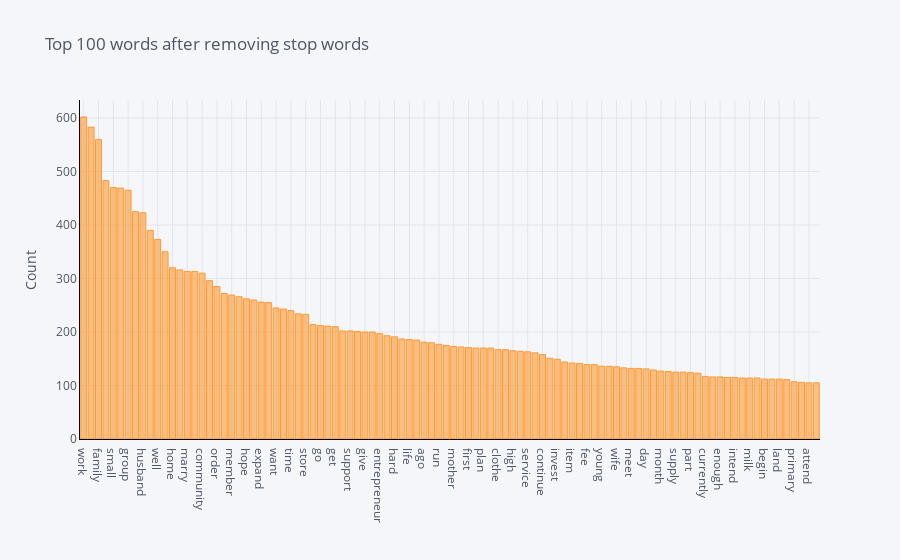

The cell this chart's notebook holds for it:
### Code cell
plot_model()

### Figure 1 — Plotly figure (JSON) as saved in the notebook; plotly's stock layout.template omitted (floating-point values rounded to 4 significant figures)
{"data": [{"marker": {"color": "rgba(255, 153, 51, 0.6)", "line": {"color": "rgba(255, 153, 51, 1.0)", "width": 1}}, "name": "count", "orientation": "v", "text": "", "type": "bar", "x": ["work", "use", "family", "start", "small", "help", "group", "live", "husband", "product", "well", "increase", "home", "customer", "marry", "good", "community", "need", "order", "request", "member", "pay", "hope", "grow", "expand", "stock", "want", "new", "time", "provide", "store", "area", "go", "money", "get", "rice", "support", "improve", "give", "market", "entrepreneur", "farmer", "hard", "sale", "life", "repay", "ago", "clothing", "run", "shop", "mother", "profit", "first", "client", "plan", "take", "clothe", "food", "high", "capital", "service", "education", "continue", "farm", "invest", "house", "item", "local", "fee", "demand", "young", "large", "wife", "operate", "meet", "say", "day", "receive", "month", "still", "supply", "offer", "part", "age", "currently", "open", "enough", "keep", "intend", "allow", "milk", "earn", "begin", "son", "land", "save", "primary", "experience", "attend", "second"], "y": [602, 583, 560, 483, 470, 469, 465, 425, 423, 390, 373, 350, 320, 316, 313, 313, 310, 296, 285, 272, 269, 266, 262, 260, 256, 255, 245, 243, 240, 234, 233, 214, 212, 211, 210, 202, 202, 201, 200, 200, 197, 193, 191, 187, 186, 185, 181, 180, 177, 175, 173, 172, 171, 170, 170, 170, 167, 167, 165, 164, 163, 161, 158, 151, 149, 144, 142, 141, 139, 139, 136, 136, 135, 133, 132, 132, 131, 129, 127, 126, 125, 125, 124, 123, 117, 116, 116, 115, 115, 114, 114, 114, 112, 112, 112, 111, 107, 106, 105, 105]}], "layout": {"autosize": true, "legend": {"bgcolor": "#F5F6F9", "font": {"color": "#4D5663"}}, "paper_bgcolor": "#F5F6F9", "plot_bgcolor": "#F5F6F9", "title": {"font": {"color": "#4D5663"}, "text": "Top 100 words after removing stop words"}, "xaxis": {"autorange": true, "gridcolor": "#E1E5ED", "linecolor": "black", "range": [-0.5, 99.5], "showgrid": true, "tickfont": {"color": "#4D5663"}, "title": {"font": {"color": "#4D5663"}, "text": ""}, "type": "category", "zerolinecolor": "#E1E5ED"}, "yaxis": {"autorange": true, "gridcolor": "#E1E5ED", "linecolor": "black", "range": [0, 633.7], "showgrid": true, "tickfont": {"color": "#4D5663"}, "title": {"font": {"color": "#4D5663"}, "text": "Count"}, "type": "linear", "zerolinecolor": "#E1E5ED"}}}
